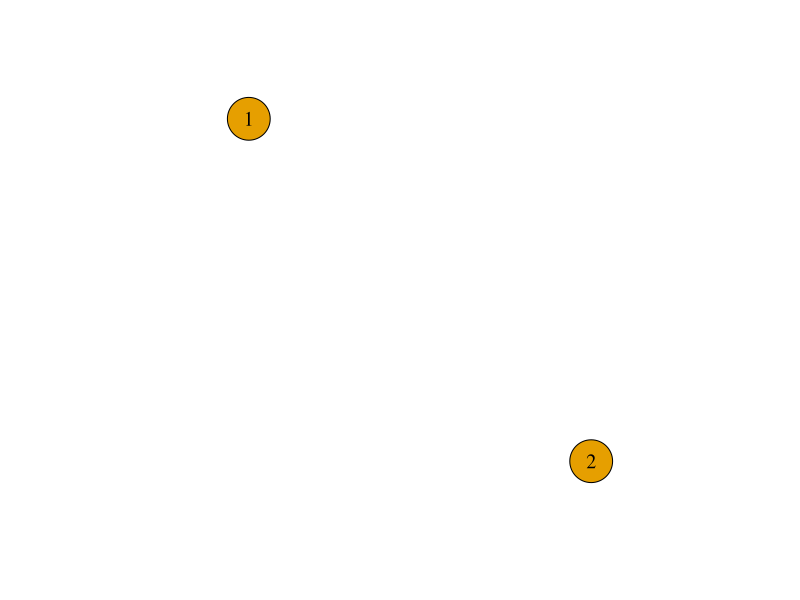
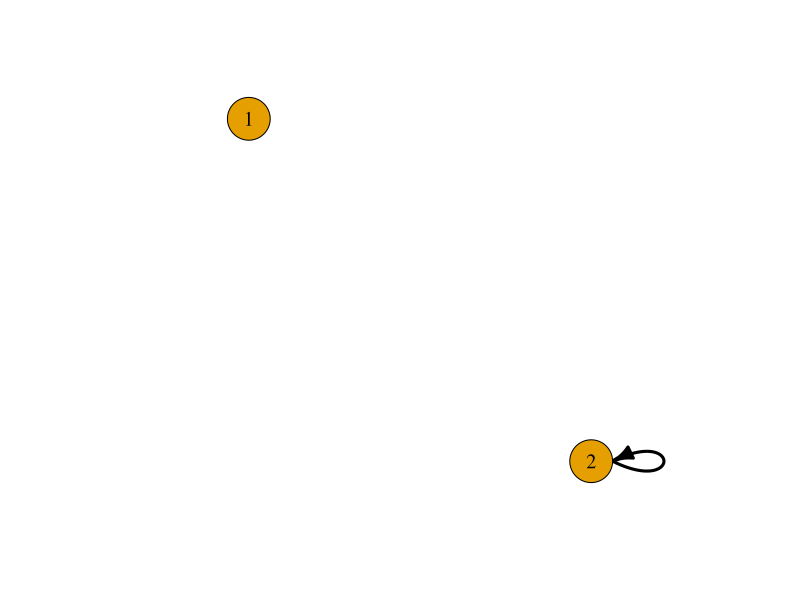
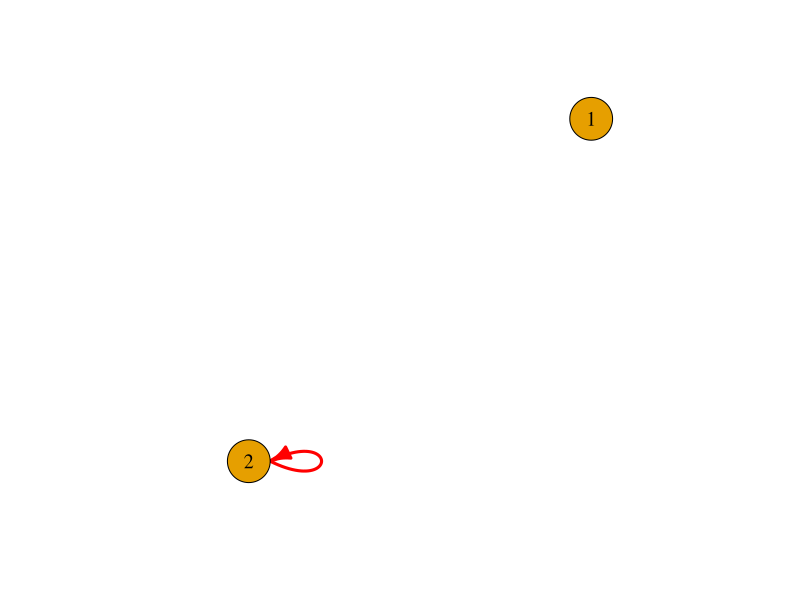
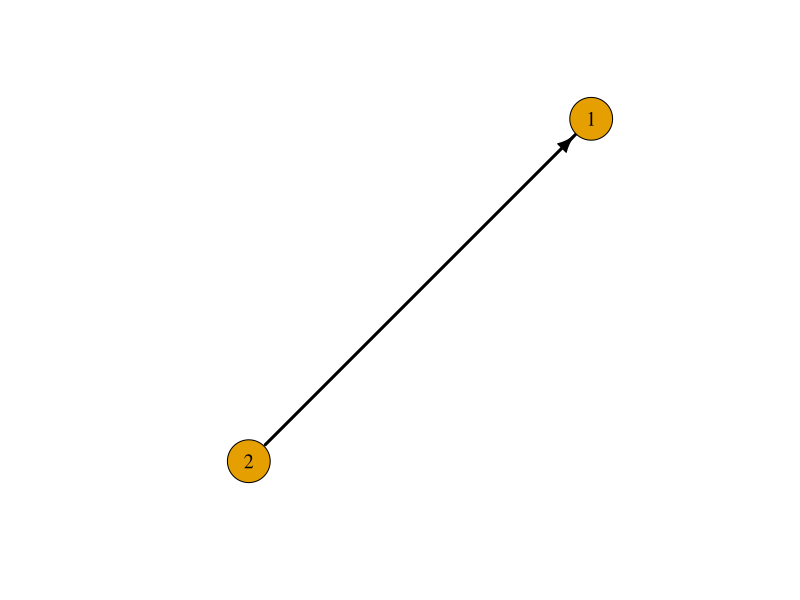
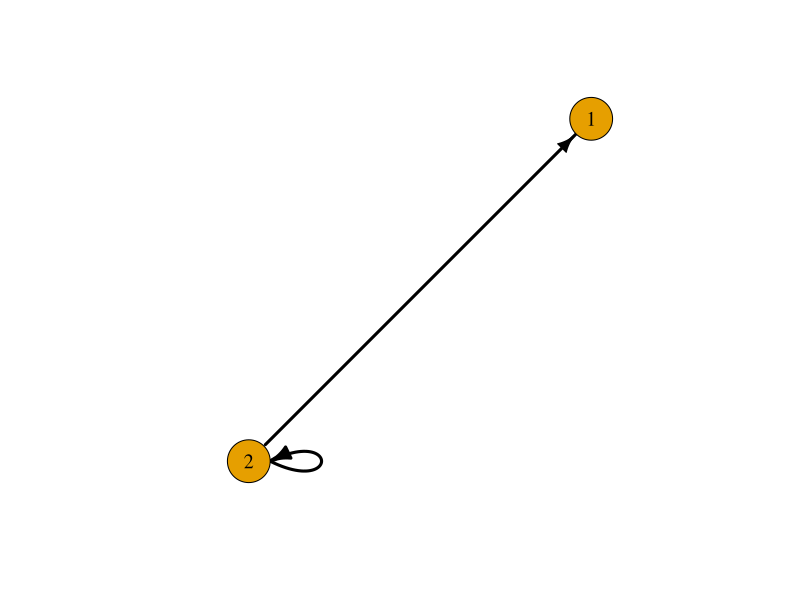
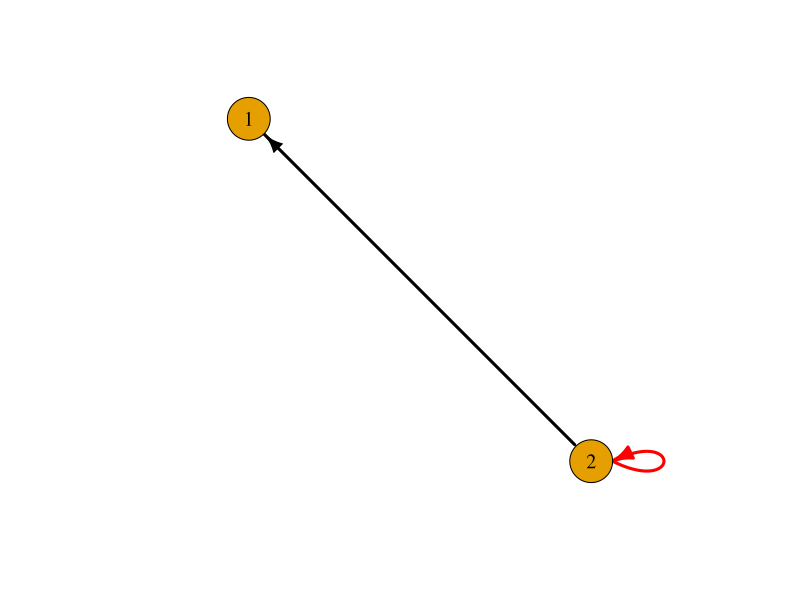
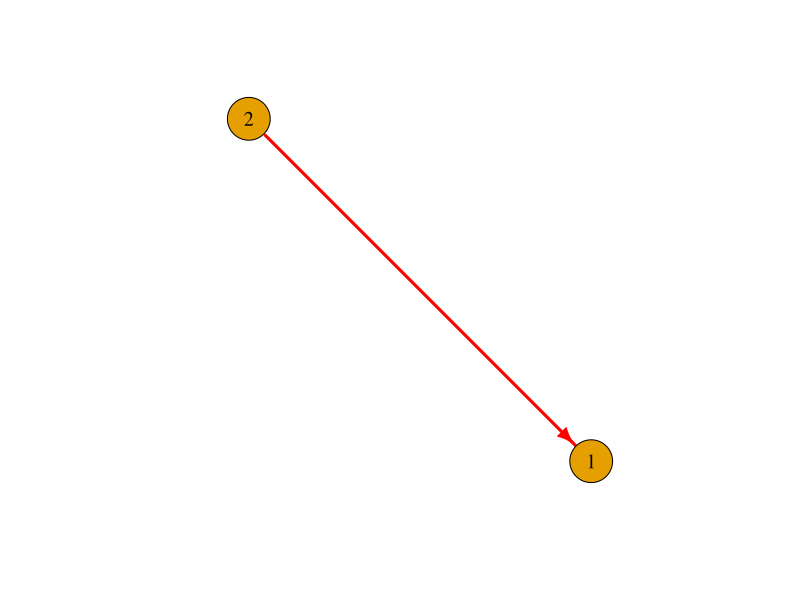
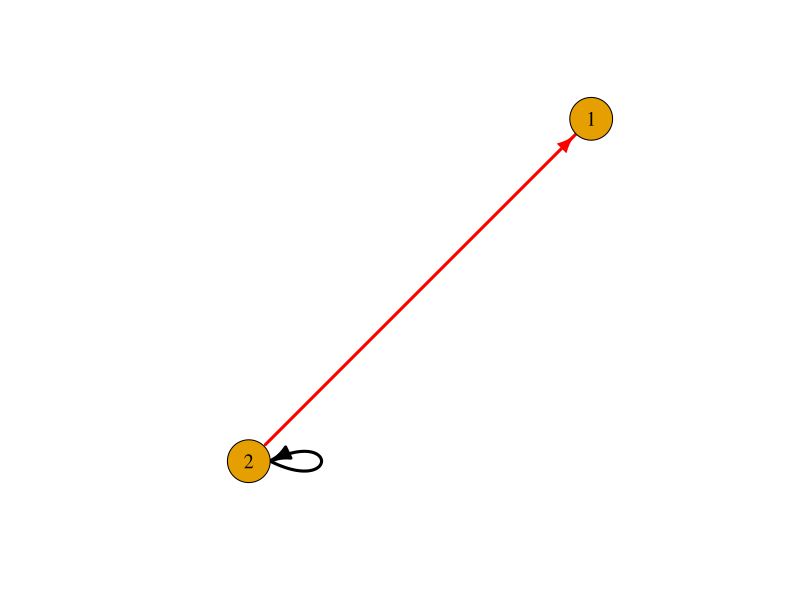

Reproduce these figures in R, in order.
#  This code generates isomorphic graphs based on number of nodes
#  
#  saves the graphs in a pdf file
#  
#  for 2 nodes, 45 graphs are generated, structurally unique (total number 81)
#  
#  for 3 nodes, 3411 graphs are generated (total number 19683)
#  


library(igraph)
library(digest)
library(grDevices)  
library(combinat)

generate_signed_graphs_hashed <- function(n) {
  total_edges <- n * n
  total_graphs <- 3^total_edges
  cat("Total graphs to generate:", total_graphs, "\n")
  
  
  base3_to_signed <- function(vec) {
    sapply(vec, function(x) if (x == 0) 0 else if (x == 1) 1 else -1)
  }
  
  
  int_to_base3 <- function(num, len) {
    base3 <- integer(len)
    for (i in 1:len) {
      base3[i] <- num %% 3
      num <- num %/% 3
    }
    return(rev(base3))
  }
  
  
  perms <- combinat::permn(n)
  
  
  canonical_signature <- function(mat, perms) {
    sigs <- sapply(perms, function(p) {
      permuted_mat <- mat[p, p, drop = FALSE]
      paste(as.vector(permuted_mat), collapse = ",")
    })
    return(min(sigs))
  }
  
  unique_graphs <- list()
  graph_hashes <- character()
  
  
  pdf("signed_graphs.pdf", width = 8, height = 8)
  
  for (i in 0:(total_graphs - 1)) {
    vec <- int_to_base3(i, total_edges)
    adj_vals <- base3_to_signed(vec)
    mat <- matrix(adj_vals, nrow = n, byrow = TRUE)
    
    
    sig <- canonical_signature(mat, perms)
    h <- digest(sig)
    
    if (!(h %in% graph_hashes)) {
      
      g <- graph_from_adjacency_matrix(mat != 0, mode = "directed", diag = TRUE)
      E(g)$sign <- mat[mat != 0]
      
      unique_graphs[[length(unique_graphs) + 1]] <- g
      graph_hashes <- c(graph_hashes, h)
      
      
      edge_colors <- ifelse(E(g)$sign == -1, "red", "black")
      
      plot(
        g, 
        edge.color = edge_colors,  
        edge.width = 3,  
        vertex.size = 25,  
        vertex.label.cex = 1.2,  
        vertex.label.color = "black",  
        layout = layout_nicely(g)  
      )
    }
  }
  
  
  dev.off()
  
  cat("Unique signed graphs found:", length(unique_graphs), "\n")
  
  return(unique_graphs)
}

# Provide number of nodes
graphs_hashed <- generate_signed_graphs_hashed(2)
